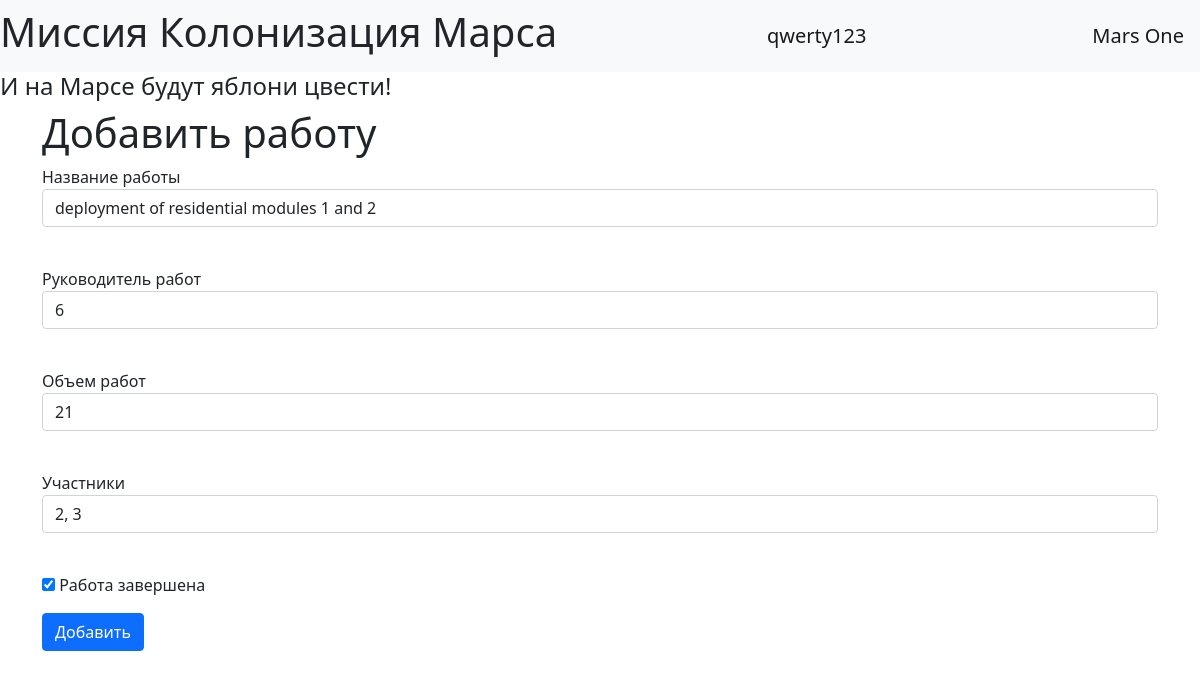
/edit_job/3 (signed in), run on the app's committed database.
### data/users.py (models this page shows, shortened)
class User(SqlAlchemyBase, UserMixin):
    __tablename__ = "users"
    id = sqlalchemy.Column(sqlalchemy.Integer, primary_key=True, autoincrement=True)
    name = sqlalchemy.Column(sqlalchemy.String, nullable=True)
    surname = sqlalchemy.Column(sqlalchemy.String, nullable=True)
    age = sqlalchemy.Column(sqlalchemy.Integer, nullable=True)
    position = sqlalchemy.Column(sqlalchemy.String, nullable=True)
    speciality = sqlalchemy.Column(sqlalchemy.String, nullable=True)
    address = sqlalchemy.Column(sqlalchemy.String, nullable=True)
    email = sqlalchemy.Column(sqlalchemy.String, unique=True, nullable=True)
    hashed_password = sqlalchemy.Column(sqlalchemy.String, nullable=True)
    modified_date = sqlalchemy.Column(sqlalchemy.DateTime, default=datetime.datetime.now)
    news = orm.relation("Jobs", back_populates='team_leader')

### data/jobs.py (models this page shows, shortened)
class Jobs(SqlAlchemyBase):
    __tablename__ = "jobs"
    id = sqlalchemy.Column(sqlalchemy.Integer, primary_key=True, autoincrement=True)
    team_leader_id = sqlalchemy.Column(sqlalchemy.Integer, sqlalchemy.ForeignKey("users.id"))
    team_leader = orm.relation('User')
    job = sqlalchemy.Column(sqlalchemy.String, nullable=True)
    work_size = sqlalchemy.Column(sqlalchemy.Integer, nullable=True)
    collaborators = sqlalchemy.Column(sqlalchemy.String, nullable=True)
    start_date = sqlalchemy.Column(sqlalchemy.DateTime, nullable=True)
    end_date = sqlalchemy.Column(sqlalchemy.DateTime, nullable=True)
    is_finished = sqlalchemy.Column(sqlalchemy.Boolean, default=False)

### app.py (the view, shortened to what this page needs)
@app.route('/edit_job/<job_id>', methods=['GET', 'POST'])
@login_required
def edit_job(job_id):
    session = db_session.create_session()
    jobs = session.query(Jobs).all()
    add_job_form = AddJobForm()
    current_job = session.query(Jobs).filter(Jobs.id == int(job_id)).first()
    if current_user.id == 1 or current_user.id == current_job.team_leader_id:
        return render_template('edit_job.html', form=add_job_form, current_job=current_job)
    return render_template('list.html', jobs=jobs, message='Вы не имеете достаточно прав')

### forms/add_job.py
class AddJobForm(FlaskForm):
    job = StringField('Название работы', validators=[DataRequired()])
    team_leader_id = IntegerField('Руководитель работ', validators=[DataRequired()])
    work_size = IntegerField('Объем работ', validators=[DataRequired()])
    collaborators = StringField('Участники', validators=[DataRequired()])
    is_finished = BooleanField('Работа завершена')
    submit = SubmitField('Добавить')

### app.py (called while the page is built)
@login_manager.user_loader
def load_user(user_id):
    session = db_session.create_session()
    return session.query(User).get(user_id)

### data/db_session.py (called while the page is built)
def create_session() -> Session:
    global __factory
    return __factory()

### templates/edit_job.html (shortened to what this page needs)
{% extends "base.html" %}
{% block content %}
<h1>Добавить работу</h1>
<form action="" method="post">
    <p>
        {{ form.job.label }}<br>
        {{ form.job(class="form-control", value=current_job.job) }}<br>
    </p>
    <p>
        {{ form.team_leader_id.label }}<br>
        {{ form.team_leader_id(class="form-control", value=current_job.team_leader_id) }}<br>
    </p>
    <p>
        {{ form.work_size.label }}<br>
        {{ form.work_size(class="form-control", value=current_job.work_size) }}<br>
    </p>
    <p>
        {{ form.collaborators.label }}<br>
        {{ form.collaborators(class="form-control", value=current_job.collaborators) }}<br>
    </p>
    {% if current_job.is_finished == 1 %}
        <p>{{ form.is_finished(checked="checked") }} {{ form.is_finished.label }}</p>
    {% else %}
        <p>{{ form.is_finished() }} {{ form.is_finished.label }}</p>
    {% endif %}
    <p>{{ form.submit(type="submit", class="btn btn-primary")}}</p>
</form>
{% endblock %}

### templates/base.html (shortened to what this page needs)
<!doctype html>
<html lang="ru">
  <head>
      <link href="https://cdn.jsdelivr.net/npm/bootstrap@5.1.3/dist/css/bootstrap.min.css" rel="stylesheet">
  </head>
  <body>
    <nav class="navbar navbar-light bg-light">
        <h1>Миссия Колонизация Марса</h1>
        {% if current_user.is_authenticated %}
          <a class="navbar-brand" href="/logout">{{ current_user.name }}</a>
        {% else %}
          <p>
              <a class="btn btn-primary " href="/register">Зарегистрироваться</a>
              <a class="btn btn-success" href="/login">Войти</a>
          </p>
        {% endif %}
        <a href="/" class="navbar-brand">Mars One</a>
    </nav>
    <h4>И на Марсе будут яблони цвести!</h4>
    <main role="main" class="container">
      {% block content %}{% endblock %}
    </main>
  </body>
</html>

### data on the page
User: name "qwerty123"
Jobs: job "deployment of residential modules 1 and 2", team_leader_id "6", work_size "21", collaborators "2, 3", is_finished "☑"
